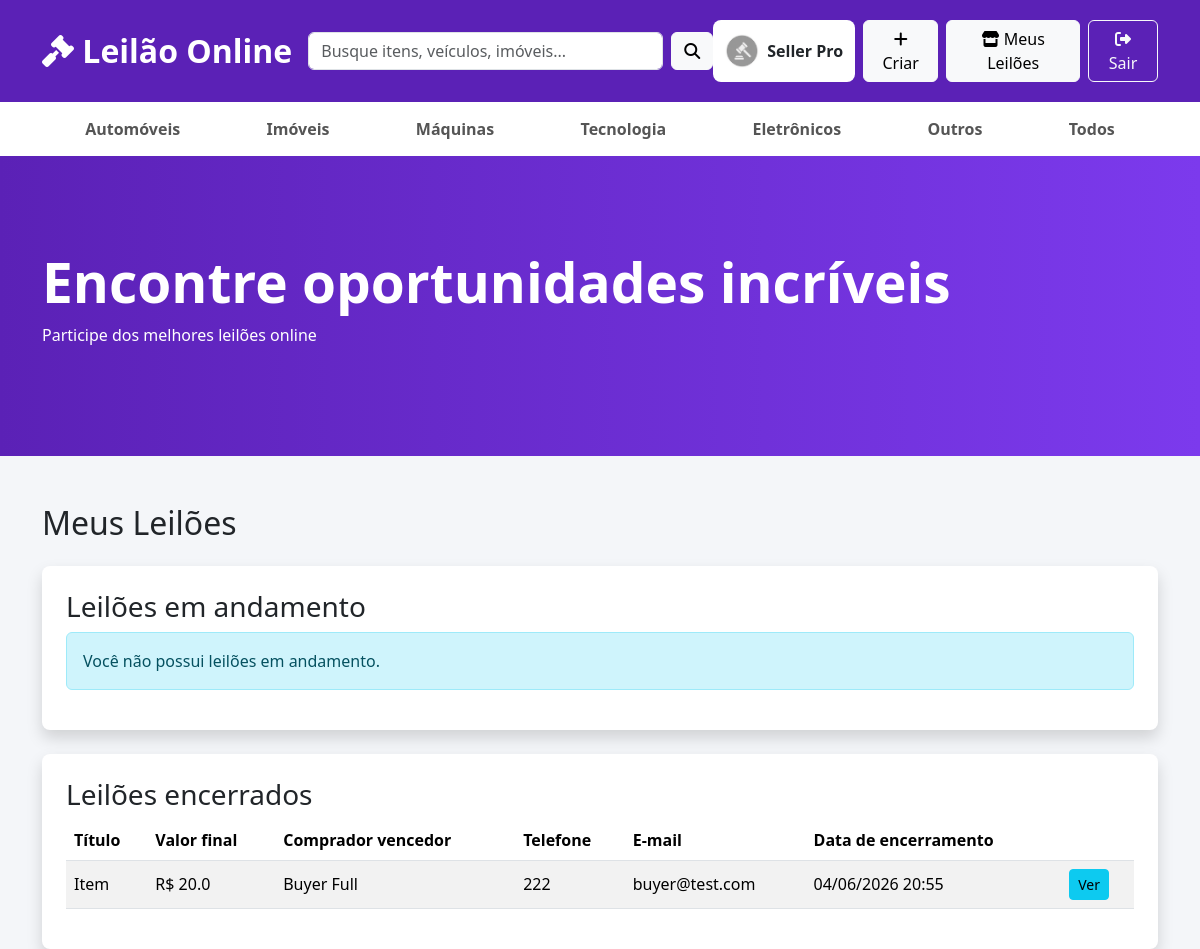
Page /meus_leiloes (signed in) on the committed database.
### app.py (models this page shows)
class User(UserMixin, db.Model):
    foto = db.Column(
    db.String(200),
    default=FOTO_PADRAO
)
    id = db.Column(
        db.Integer,
        primary_key=True
    )
    username = db.Column(
        db.String(50),
        unique=True,
        nullable=False
    )
    password = db.Column(
        db.String(255),
        nullable=False
    )
    role = db.Column(
        db.String(20),
        default='Usuario'
    )
    nome_completo = db.Column(
        db.String(120)
    )
    telefone = db.Column(
        db.String(30)
    )
    email = db.Column(
        db.String(120)
    )
    cidade = db.Column(
        db.String(80)
    )
    estado = db.Column(
        db.String(2)
    )
    nome_exibicao = db.Column(
        db.String(80)
    )
    biografia = db.Column(
        db.Text
    )
    criado_em = db.Column(
        db.DateTime,
        default=datetime.utcnow
    )
    motivo_banimento = db.Column(
        db.Text
    )
    data_banimento = db.Column(
        db.DateTime
    )
    data_desbanimento = db.Column(
        db.DateTime
    )
    pref_email = db.Column(
        db.Boolean,
        default=True
    )
    pref_novos_lances = db.Column(
        db.Boolean,
        default=True
    )
    pref_leiloes_encerrados = db.Column(
        db.Boolean,
        default=True
    )
    mostrar_cidade = db.Column(
        db.Boolean,
        default=True
    )
    mostrar_telefone = db.Column(
        db.Boolean,
        default=False
    )
    mostrar_email = db.Column(
        db.Boolean,
        default=False
    )
    banido = db.Column(
    db.Boolean,
    default=False
)

class Leilao(db.Model):
    id = db.Column(
        db.Integer,
        primary_key=True
    )
    titulo = db.Column(
        db.String(100),
        nullable=False
    )
    descricao = db.Column(
        db.Text
    )
    preco_inicial = db.Column(
        db.Float,
        nullable=False
    )
    lance_atual = db.Column(
        db.Float
    )
    imagem = db.Column(
        db.String(200),
        default='sem-imagem.jpg'
    )
    data_fim = db.Column(
        db.DateTime
    )
    criador_id = db.Column(
        db.Integer,
        db.ForeignKey('user.id')
    )
    categoria = db.Column(
        db.String(50)
    )
    encerrado = db.Column(
        db.Boolean,
        default=False
    )
    vencedor_id = db.Column(
        db.Integer,
        db.ForeignKey('user.id')
    )
    valor_final = db.Column(
        db.Float
    )
    criador = db.relationship(
        'User',
        foreign_keys=[criador_id]
    )
    vencedor = db.relationship(
        'User',
        foreign_keys=[vencedor_id]
    )

### app.py (the view)
@app.route('/meus_leiloes')
@login_required
def meus_leiloes():
    finalizar_leiloes_expirados()
    leiloes_abertos = Leilao.query.filter_by(
        criador_id=current_user.id,
        encerrado=False
    ).order_by(
        Leilao.data_fim.asc()
    ).all()
    leiloes_encerrados = Leilao.query.filter_by(
        criador_id=current_user.id,
        encerrado=True
    ).order_by(
        Leilao.data_fim.desc()
    ).all()
    return render_template(
        'meus_leiloes.html',
        leiloes_abertos=leiloes_abertos,
        leiloes_encerrados=leiloes_encerrados
    )

### app.py (called while the page is built)
def finalizar_leiloes_expirados():
    leiloes = Leilao.query.filter(
        Leilao.encerrado.is_(False),
        Leilao.data_fim.isnot(None),
        Leilao.data_fim <= datetime.now()
    ).all()
    for leilao in leiloes:
        finalizar_leilao(leilao)
    if leiloes:
        db.session.commit()

@login_manager.user_loader
def load_user(user_id):
    return User.query.get(int(user_id))

@app.before_request
def bloquear_usuario_banido():
    rotas_livres = {'login', 'logout', 'static', 'cadastro'}
    if (
        current_user.is_authenticated
        and current_user.banido
        and request.endpoint not in rotas_livres
    ):
        logout_user()
        flash("Sua conta foi suspensa. Entre em contato com a administração.")
        return redirect(url_for('login'))

### templates/meus_leiloes.html
{% extends 'base.html' %}
{% block conteudo %}
<h2 class="mb-4">Meus Leilões</h2>
<div class="card shadow p-4 mb-4">
<h3>Leilões em andamento</h3>
{% if leiloes_abertos %}
<table class="table table-striped align-middle">
<thead>
<tr>
<th>Título</th>
<th>Maior lance atual</th>
<th>Tempo restante</th>
<th></th>
</tr>
</thead>
<tbody>
{% for leilao in leiloes_abertos %}
<tr>
<td>{{ leilao.titulo }}</td>
<td>R$ {{ leilao.lance_atual or leilao.preco_inicial }}</td>
<td>
{% if leilao.data_fim %}
<span data-countdown="{{ leilao.data_fim.isoformat() }}">Carregando...</span>
{% else %}
Sem data definida
{% endif %}
</td>
<td><a href="/leilao/{{ leilao.id }}" class="btn btn-info btn-sm">Ver</a></td>
</tr>
{% endfor %}
</tbody>
</table>
{% else %}
<div class="alert alert-info">Você não possui leilões em andamento.</div>
{% endif %}
</div>
<div class="card shadow p-4">
<h3>Leilões encerrados</h3>
{% if leiloes_encerrados %}
<table class="table table-striped align-middle">
<thead>
<tr>
<th>Título</th>
<th>Valor final</th>
<th>Comprador vencedor</th>
<th>Telefone</th>
<th>E-mail</th>
<th>Data de encerramento</th>
<th></th>
</tr>
</thead>
<tbody>
{% for leilao in leiloes_encerrados %}
<tr>
<td>{{ leilao.titulo }}</td>
<td>{{ 'R$ ' ~ leilao.valor_final if leilao.valor_final else 'Sem venda' }}</td>
<td>{{ leilao.vencedor.nome_completo if leilao.vencedor else 'Sem vencedor' }}</td>
<td>{{ leilao.vencedor.telefone if leilao.vencedor else '-' }}</td>
<td>{{ leilao.vencedor.email if leilao.vencedor else '-' }}</td>
<td>{{ leilao.data_fim.strftime('%d/%m/%Y %H:%M') if leilao.data_fim else '-' }}</td>
<td><a href="/leilao/{{ leilao.id }}" class="btn btn-info btn-sm">Ver</a></td>
</tr>
{% endfor %}
</tbody>
</table>
{% else %}
<div class="alert alert-info">Você ainda não possui leilões encerrados.</div>
{% endif %}
</div>
{% endblock %}

### templates/base.html (shortened to what this page needs)
<!DOCTYPE html>
<html lang="pt-br">
<head>
<link
href="https://cdn.jsdelivr.net/npm/bootstrap@5.3.7/dist/css/bootstrap.min.css"
rel="stylesheet">
<link
rel="stylesheet"
href="{{ url_for('static', filename='style.css') }}">
<link
rel="stylesheet"
href="https://cdnjs.cloudflare.com/ajax/libs/font-awesome/6.5.2/css/all.min.css">
</head>
<body>
<nav class="navbar navbar-expand-lg topo">
<div class="container">
<a class="navbar-brand logo" href="/">
<i class="fa-solid fa-gavel"></i>
Leilão Online
</a>
<div
class="collapse navbar-collapse"
id="menu">
<form class="d-flex busca mx-auto">
<input
class="form-control"
placeholder="Busque itens, veículos, imóveis...">
<button
class="btn btn-light ms-2"
type="submit">
<i class="fa-solid fa-magnifying-glass"></i>
</button>
</form>
<div class="d-flex gap-2">
{% if current_user.is_authenticated %}
<a
href="{{ url_for('editar_perfil') }}"
class="nav-profile-link">
<img
src="{{ url_for('static', filename='uploads/' + (current_user.foto or 'sem-imagem.png')) }}"
alt="Foto de perfil"
class="nav-avatar">
<span>{{ current_user.nome_exibicao or current_user.nome_completo or current_user.username }}</span>
</a>
<a
href="/criar_leilao"
class="btn btn-light">
<i class="fa-solid fa-plus"></i>
Criar
</a>
<a
href="/meus_leiloes"
class="btn btn-light">
<i class="fa-solid fa-store"></i>
Meus Leilões
</a>
<a
href="/logout"
class="btn btn-outline-light">
<i class="fa-solid fa-right-from-bracket"></i>
Sair
</a>
{% endif %}
</div>
</div>
</div>
</nav>
<div class="categorias">
<div class="container">
<a href="/?categoria=Automóveis">
Automóveis
</a>
<a href="/?categoria=Imóveis">
Imóveis
</a>
<a href="/?categoria=Máquinas">
Máquinas
</a>
<a href="/?categoria=Tecnologia">
Tecnologia
</a>
<a href="/?categoria=Eletrônicos">
Eletrônicos
</a>
<a href="/?categoria=Outros">
Outros
</a>
<a href="/">
Todos
</a>
</div>
</div>
<div class="banner">
<div class="container">
<h1>
Encontre oportunidades incríveis
</h1>
<p>
Participe dos melhores leilões online
</p>
</div>
</div>
<div class="container mt-5">
{% block conteudo %}
{% endblock %}
</div>
</body>
</html>

### static/style.css (style rules this page uses)
body { background:#f4f6f9; }
.topo { background:#5b21b6; padding:20px; }
.logo { font-size:32px; font-weight:bold; color:white !important; }
.busca { width:50%; }
.categorias { background:white; padding:15px; box-shadow:0 2px 10px rgba(0,0,0,.08); }
.categorias .container { display:flex; justify-content:space-around; flex-wrap:wrap; }
.categorias a { text-decoration:none; color:#555; font-weight:bold; }
.banner { height:300px; background:linear-gradient( 90deg, #5b21b6, #7c3aed ); color:white; display:flex; align-items:center; }
.banner h1 { font-size:55px; font-weight:bold; }
.card { border:none; border-radius:8px; overflow:hidden; transition:.4s; }
.nav-profile-link { display:flex; align-items:center; gap:8px; padding:6px 12px; border-radius:8px; background:white; color:#212529; text-decoration:none; font-weight:600; max-width:220px; }
.nav-profile-link span { overflow:hidden; text-overflow:ellipsis; white-space:nowrap; }
.nav-avatar, .seller-avatar-sm { width:34px; height:34px; border-radius:50%; object-fit:cover; flex:0 0 auto; }
img.nav-avatar, img.seller-avatar-sm { height:34px; }

### rows in the picture
User: foto (picture), nome_exibicao "Seller Pro"
Leilao: titulo "Item", valor_final "R$ 20.0", vencedor "Buyer Full", vencedor "222", vencedor "buyer@test.com", data_fim "04/06/2026 20:55"
